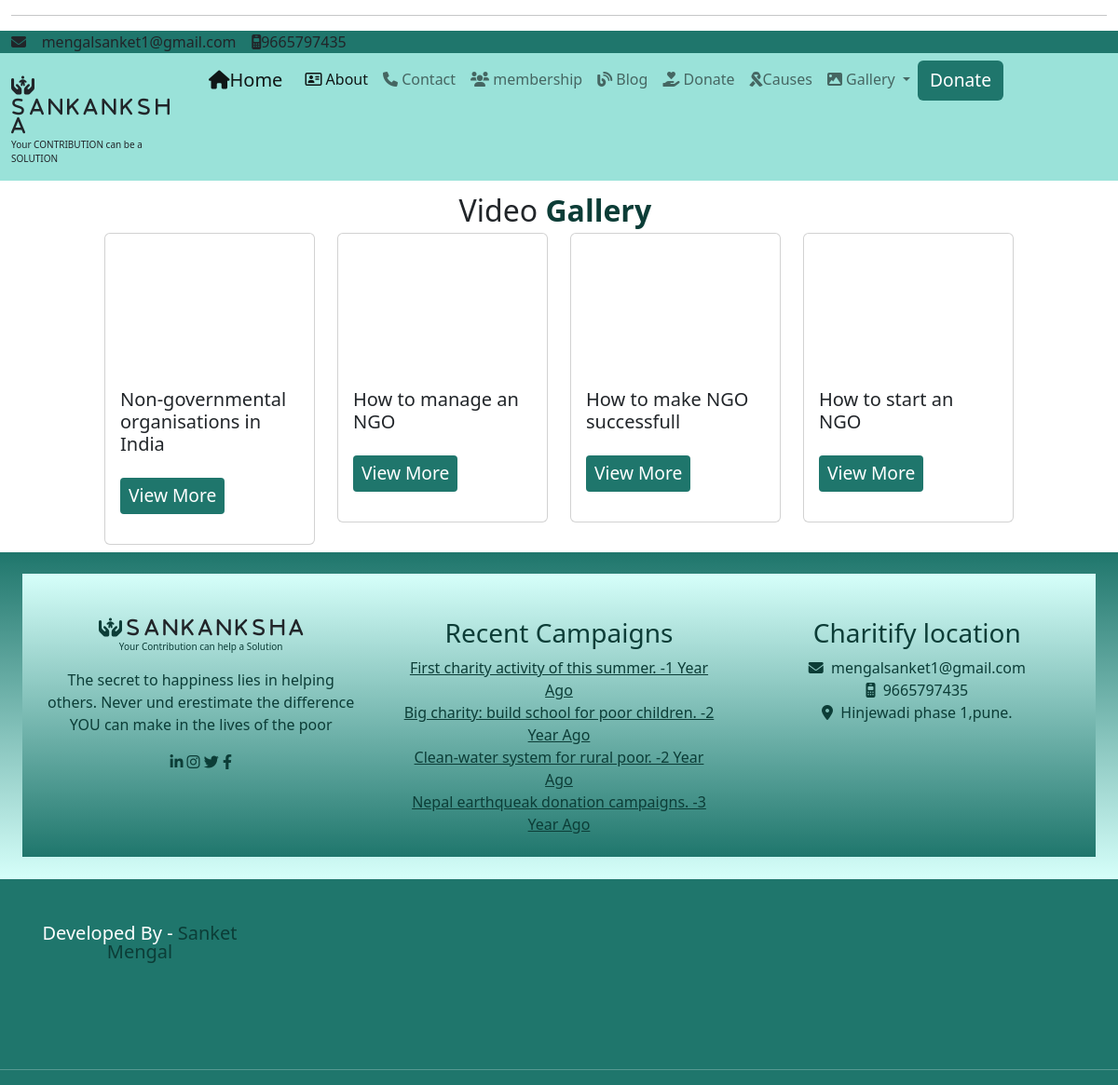
Screenshot of /user/video/ with the database file from the repository.
### user/models.py (models this page shows)
class vgallery(models.Model):
    vlink=models.TextField()
    vdes=models.TextField()
    vtitle=models.CharField(max_length=200)
    vdate=models.DateField()

### user/views.py (the view)
# urls.py: path('video/', views.video),
def video(request):
    data=vgallery.objects.all().order_by('-id')
    myd={"vdata":data}
    return render(request,'user/video.html',myd)

### templates/user/video.html (shortened to what this page needs)
{% extends 'base.html'%}
{% load static %}
{% block x %}
<div class="fs-2 text-center">Video <b class="txt">Gallery
      </b>
</div>
<div class="row">
    <div class="col-sm-1"></div>
    <div class="col-sm-10">
        <div class="row">
            {% for x in vdata %}
            <div class="col-sm-3">
                <div class="card">
                    <iframe class="w-100 img-cart-top"  src="{{x.vlink}}" title="YouTube video player"
                            frameborder="0" allow="accelerometer; autoplay; clipboard-write; encrypted-media; gyroscope; picture-in-picture"
                            allowfullscreen></iframe>
                    <div class="card-body">
                        <h5 class="card-title">{{x.vtitle}}</h5>
                       <a href="/user/details/?msg={{x.id}}" class="btn btn-sm bg-mycolor my-3">View More</a> <br>
                    </div>
                </div>
            </div>
            {% endfor %}
        </div>
    </div>
    <div class="col-sm-1"></div>
</div>
{% endblock %}

### templates/base.html (style rules this page uses)
.bg-mycolor { background: #1f766c; }
.btn { background-color: #1f766c; color: white; font-size: larger; }
.txt { color: #0c3d37; }

### rows the page displays
vgallery: vtitle "Non-governmental organisations in India"
vgallery: vtitle "How to manage an NGO"
vgallery: vtitle "How to make NGO successfull"
vgallery: vtitle "How to start an NGO"
